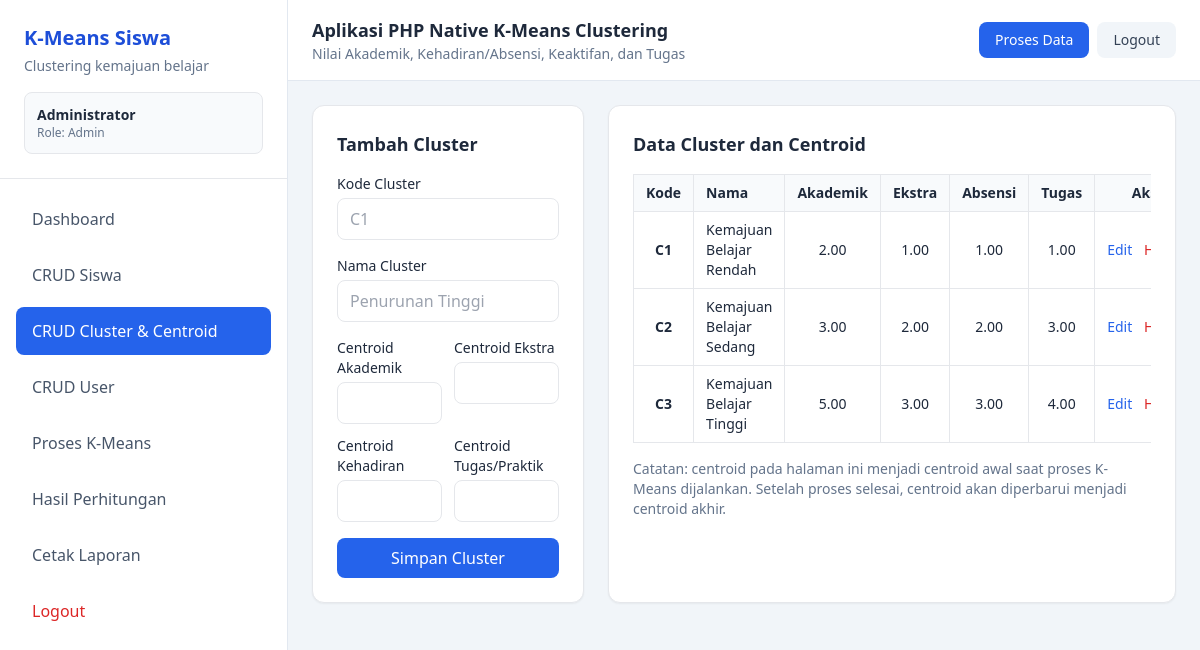
/index.php?page=clusters (signed in), run on the app's committed database.
### tables this page shows
CREATE TABLE clusters (
    id INT AUTO_INCREMENT PRIMARY KEY,
    kode VARCHAR(10) NOT NULL UNIQUE,
    nama VARCHAR(100) NOT NULL,
    centroid_akademik DECIMAL(12,6) NOT NULL,
    centroid_ekstrakurikuler DECIMAL(12,6) NOT NULL,
    centroid_absensi DECIMAL(12,6) NOT NULL,
    centroid_tugas DECIMAL(12,6) NOT NULL,
    created_at TIMESTAMP DEFAULT CURRENT_TIMESTAMP,
    updated_at TIMESTAMP DEFAULT CURRENT_TIMESTAMP ON UPDATE CURRENT_TIMESTAMP
);

### index.php (called while the page is built, shortened)
<?php
require_once __DIR__ . '/includes/auth.php';
$page = $_GET['page'] ?? (is_logged_in() ? 'dashboard' : 'login');
require_once __DIR__ . '/includes/header.php';
require_once __DIR__ . "/pages/{$page}.php";
require_once __DIR__ . '/includes/footer.php';

### includes/auth.php (called while the page is built, shortened)
<?php
function current_user(): ?array
{
    return $_SESSION['user'] ?? null;
}
function current_role(): ?string
{
    return $_SESSION['user']['role'] ?? null;
}
function is_admin(): bool
{
    return current_role() === 'admin';
}

### includes/functions.php (called while the page is built, shortened)
<?php
function e($value) {
    return htmlspecialchars((string)$value, ENT_QUOTES, 'UTF-8');
}
function active_menu($page, $current) {
    return $page === $current ? 'bg-blue-600 text-white' : 'text-slate-600 hover:bg-slate-100';
}
function format_number($value, $decimal = 3) {
    return number_format((float)$value, $decimal, '.', '');
}

### pages/clusters.php (the view, shortened to what this page needs)
<?php
$edit = null;
$clusters = $pdo->query("SELECT * FROM clusters ORDER BY kode ASC")->fetchAll();
?>
<div class="grid grid-cols-1 lg:grid-cols-3 gap-6">
    <div class="bg-white border rounded-xl shadow-sm p-6">
        <h3 class="font-bold text-lg mb-4"><?= $edit ? 'Edit Cluster' : 'Tambah Cluster' ?></h3>
        <form method="post" action="actions/save_cluster.php" class="space-y-4">
            <div>
                <label class="block text-sm font-medium mb-1">Kode Cluster</label>
                <input type="text" name="kode" placeholder="C1" required value="<?= e($edit['kode'] ?? '') ?>" class="w-full border rounded-lg px-3 py-2">
            </div>
            <div>
                <label class="block text-sm font-medium mb-1">Nama Cluster</label>
                <input type="text" name="nama" placeholder="Penurunan Tinggi" required value="<?= e($edit['nama'] ?? '') ?>" class="w-full border rounded-lg px-3 py-2">
            </div>
            <div class="grid grid-cols-2 gap-3">
                <div>
                    <label class="block text-sm font-medium mb-1">Centroid Akademik</label>
                    <input type="number" step="0.01" name="centroid_akademik" required value="<?= e($edit['centroid_akademik'] ?? '') ?>" class="w-full border rounded-lg px-3 py-2">
                </div>
                <div>
                    <label class="block text-sm font-medium mb-1">Centroid Ekstra</label>
                    <input type="number" step="0.01" name="centroid_ekstrakurikuler" required value="<?= e($edit['centroid_ekstrakurikuler'] ?? '') ?>" class="w-full border rounded-lg px-3 py-2">
                </div>
                <div>
                    <label class="block text-sm font-medium mb-1">Centroid Kehadiran</label>
                    <input type="number" step="0.01" name="centroid_absensi" required value="<?= e($edit['centroid_absensi'] ?? '') ?>" class="w-full border rounded-lg px-3 py-2">
                </div>
                <div>
                    <label class="block text-sm font-medium mb-1">Centroid Tugas/Praktik</label>
                    <input type="number" step="0.01" name="centroid_tugas" required value="<?= e($edit['centroid_tugas'] ?? '') ?>" class="w-full border rounded-lg px-3 py-2">
                </div>
            </div>
            <button class="w-full bg-blue-600 text-white rounded-lg py-2 hover:bg-blue-700">Simpan Cluster</button>
        </form>
    </div>
    <div class="lg:col-span-2 bg-white border rounded-xl shadow-sm p-6">
        <h3 class="font-bold text-lg mb-4">Data Cluster dan Centroid</h3>
        <div class="overflow-x-auto">
            <table class="w-full text-sm border">
                <thead class="bg-slate-50">
                    <tr>
                        <th class="border px-3 py-2">Kode</th>
                        <th class="border px-3 py-2 text-left">Nama</th>
                        <th class="border px-3 py-2">Akademik</th>
                        <th class="border px-3 py-2">Ekstra</th>
                        <th class="border px-3 py-2">Absensi</th>
                        <th class="border px-3 py-2">Tugas</th>
                        <th class="border px-3 py-2">Aksi</th>
                    </tr>
                </thead>
                <tbody>
                <?php foreach ($clusters as $row): ?>
                    <tr class="hover:bg-slate-50">
                        <td class="border px-3 py-2 text-center font-bold"><?= e($row['kode']) ?></td>
                        <td class="border px-3 py-2"><?= e($row['nama']) ?></td>
                        <td class="border px-3 py-2 text-center"><?= format_number($row['centroid_akademik'], 2) ?></td>
                        <td class="border px-3 py-2 text-center"><?= format_number($row['centroid_ekstrakurikuler'], 2) ?></td>
                        <td class="border px-3 py-2 text-center"><?= format_number($row['centroid_absensi'], 2) ?></td>
                        <td class="border px-3 py-2 text-center"><?= format_number($row['centroid_tugas'], 2) ?></td>
                        <td class="border px-3 py-2 text-center whitespace-nowrap">
                            <a href="index.php?page=clusters&edit=<?= e($row['id']) ?>" class="text-blue-600 hover:underline">Edit</a>
                            <a href="actions/delete_cluster.php?id=<?= e($row['id']) ?>" onclick="return confirm('Hapus cluster ini?')" class="text-red-600 hover:underline ml-2">Hapus</a>
                        </td>
                    </tr>
                <?php endforeach; ?>
                </tbody>
            </table>
        </div>
        <p class="text-sm text-slate-500 mt-4">Catatan: centroid pada halaman ini menjadi centroid awal saat proses K-Means dijalankan. Setelah proses selesai, centroid akan diperbarui menjadi centroid akhir.</p>
    </div>
</div>

### includes/header.php (shortened to what this page needs)
<?php
require_once __DIR__ . '/functions.php';
require_once __DIR__ . '/auth.php';
$currentPage = $_GET['page'] ?? 'dashboard';
$user = current_user();
?>
<!DOCTYPE html>
<html lang="id">
<head>
    <script src="https://cdn.tailwindcss.com"></script>
</head>
<body class="bg-slate-100 text-slate-800">
<div class="min-h-screen flex">
    <aside class="w-72 bg-white border-r border-slate-200 hidden md:block">
        <div class="p-6 border-b">
            <h1 class="text-xl font-bold text-blue-700">K-Means Siswa</h1>
            <p class="text-sm text-slate-500 mt-1">Clustering kemajuan belajar</p>
            <?php if ($user): ?>
                <div class="mt-4 rounded-lg bg-slate-50 border p-3">
                    <p class="text-sm font-semibold"><?= e($user['nama']) ?></p>
                    <p class="text-xs text-slate-500 capitalize">Role: <?= e($user['role']) ?></p>
                </div>
            <?php endif; ?>
        </div>
        <nav class="p-4 space-y-2">
            <a href="index.php?page=dashboard" class="block px-4 py-3 rounded-lg <?= active_menu('dashboard', $currentPage) ?>">Dashboard</a>
            <?php if (is_admin()): ?>
                <a href="index.php?page=siswa" class="block px-4 py-3 rounded-lg <?= active_menu('siswa', $currentPage) ?>">CRUD Siswa</a>
                <a href="index.php?page=clusters" class="block px-4 py-3 rounded-lg <?= active_menu('clusters', $currentPage) ?>">CRUD Cluster & Centroid</a>
                <a href="index.php?page=users" class="block px-4 py-3 rounded-lg <?= active_menu('users', $currentPage) ?>">CRUD User</a>
            <?php endif; ?>
            <a href="index.php?page=proses" class="block px-4 py-3 rounded-lg <?= active_menu('proses', $currentPage) ?>">Proses K-Means</a>
            <a href="index.php?page=hasil" class="block px-4 py-3 rounded-lg <?= active_menu('hasil', $currentPage) ?>">Hasil Perhitungan</a>
            <a href="index.php?page=laporan" class="block px-4 py-3 rounded-lg <?= active_menu('laporan', $currentPage) ?>">Cetak Laporan</a>
            <a href="actions/logout.php" onclick="return confirm('Logout dari sistem?')" class="block px-4 py-3 rounded-lg text-red-600 hover:bg-red-50">Logout</a>
        </nav>
    </aside>
    <main class="flex-1">
        <header class="bg-white border-b border-slate-200 px-6 py-4 flex items-center justify-between">
            <div>
                <h2 class="text-lg font-semibold">Aplikasi PHP Native K-Means Clustering</h2>
                <p class="text-sm text-slate-500">Nilai Akademik, Kehadiran/Absensi, Keaktifan, dan Tugas</p>
            </div>
            <div class="flex items-center gap-2">
                <?php if (is_admin() || is_pimpinan()): ?>
                    <a href="index.php?page=proses" class="px-4 py-2 bg-blue-600 text-white rounded-lg text-sm hover:bg-blue-700">Proses Data</a>
                <?php endif; ?>
                <a href="actions/logout.php" class="px-4 py-2 bg-slate-100 text-slate-700 rounded-lg text-sm hover:bg-slate-200">Logout</a>
            </div>
        </header>
        <section class="p-6">

### includes/footer.php
        </section>
    </main>
</div>
</body>
</html>

### data on the page
clusters: kode "C1", nama "Kemajuan Belajar Rendah", centroid_akademik "2.00", centroid_ekstrakurikuler "1.00", format_number($row['centroid_absensi'], 2) "1.00", format_number($row['centroid_tugas'], 2) "1.00"
clusters: kode "C2", nama "Kemajuan Belajar Sedang", centroid_akademik "3.00", centroid_ekstrakurikuler "2.00", format_number($row['centroid_absensi'], 2) "2.00", centroid_tugas "3.00"
clusters: kode "C3", nama "Kemajuan Belajar Tinggi", centroid_akademik "5.00", centroid_ekstrakurikuler "3.00", format_number($row['centroid_absensi'], 2) "3.00", centroid_tugas "4.00"

### other printed values
$user['nama'] "Administrator"
$user['role'] "Admin"
